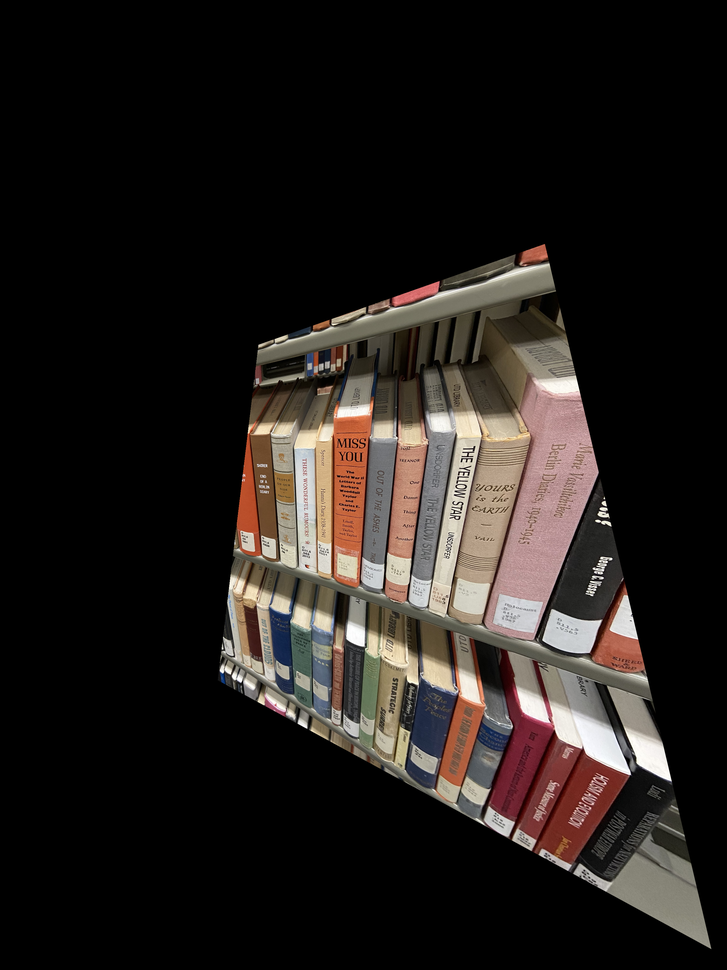
#> input picture Codes/Project3/cxl190012_outp.png, 727 x 970 px, shrunk from 2404 x 3205 before the run
$ python cxl190012_2.py cxl190012_outp.png 1.0
#> lines starting #> are read from the running program, lines starting #| are printed output that depends on the picture
# -*- coding: utf-8 -*-
import cv2
import numpy as np
import sys

def packagedWarpPerspective(f, u0, v0, a, b, c, w, h):
    m31 = 0 - a
    m32 = 0 - b
    m33 = f + a * (w / 2 + u0) + b * (h / 2 + v0)
    m11 = c - w / 2 * a
    m12 = 0 - w / 2 * b
    m13 = w / 2 * m33 - c * (w / 2 + u0)
    m21 = 0 - h / 2 * a
    m22 = c - h / 2 * b
    m23 = h / 2 * m33 - c * (h / 2 + v0)
    matrix = np.mat([[m11, m12, m13], [m21, m22, m23], [m31, m32, m33]])
    return cv2.warpPerspective(input, matrix, (int(round(w)), int(round(h))))

# read arguments
if(len(sys.argv) != 3) :
    print(sys.argv[0], ": takes 2 arguments. Not ", len(sys.argv)-1)
    print("Expecting arguments: python3 ", sys.argv[0], " image c.")
    print("Example:", sys.argv[0], " Missyou.png 2000")
    sys.exit()

image = sys.argv[1]# image
c = float(sys.argv[2])
a1 = -0.5# flip vertically
b1 = 0.0
a2 = 0.0# flip horizontallly
b2 = 0.5

# check the correctness of the input parameters
if (c - 0 < 0.0001):
    print("Plane cannot be placed behind the pinhole in real world.")

# read image
print("Processing...")
input = cv2.imread(image, cv2.IMREAD_COLOR)
#> input is the input picture: shape (970, 727, 3); mean B, G, R 27.7, 30.6, 35.6
if(input is None) :
    print(sys.argv[0], ": Failed to read image from: ", image)
    sys.exit()
#cv2.imshow("input image: " + image, input)

# warpPerspective
rows,cols,_ = input.shape
#> rows = 970; cols = 727
w = float(cols)
#> w = 727
h = float(rows)
#> h = 970
f = c# distance f
u0 = 0# principal point (u0, v0)
v0 = 0
output1 = packagedWarpPerspective(f, u0, v0, a1, b1, c, w, h)
#> in packagedWarpPerspective, `return cv2.warpPerspective(input, matrix, (int(round(w)), int(round(h)..`:
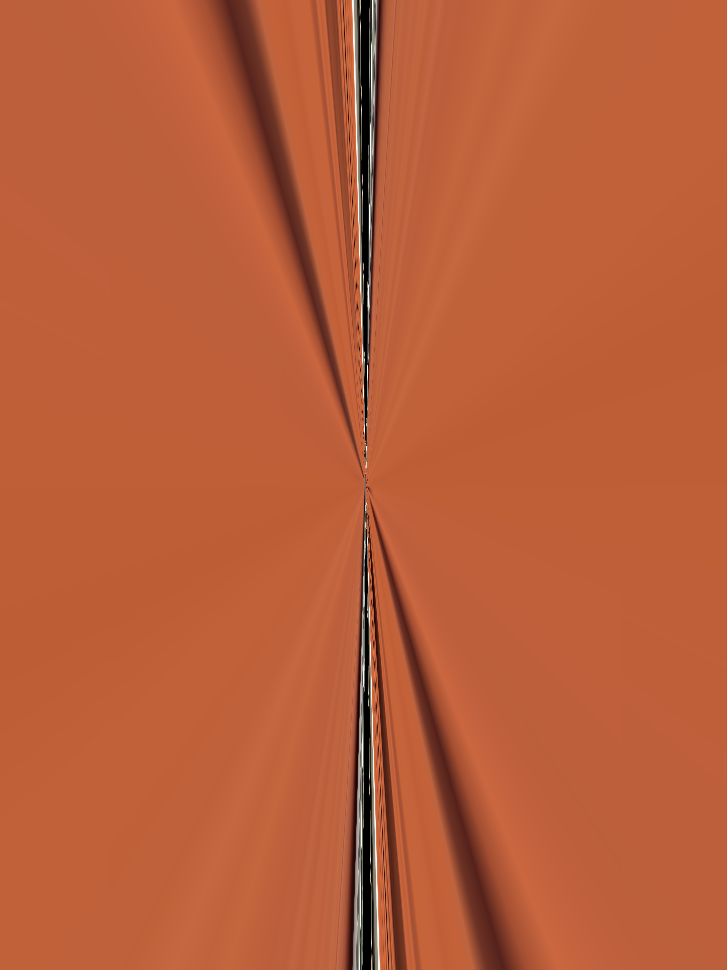
#> returned value: shape (970, 727, 3); mean of channels 0, 1, 2 57.5, 93.7, 185.1; drawn as B, G, R
output2 = packagedWarpPerspective(f, u0, v0, a2, b2, c, w, h)
#> call 2 of packagedWarpPerspective, with f = 1, u0 = 0, v0 = 0, a = 0, b = 0.5, c = 1, w = 727, h = 970
#> in packagedWarpPerspective (call 2), `return cv2.warpPerspective(input, matrix, (int(round(w)), int(round(h)..`:
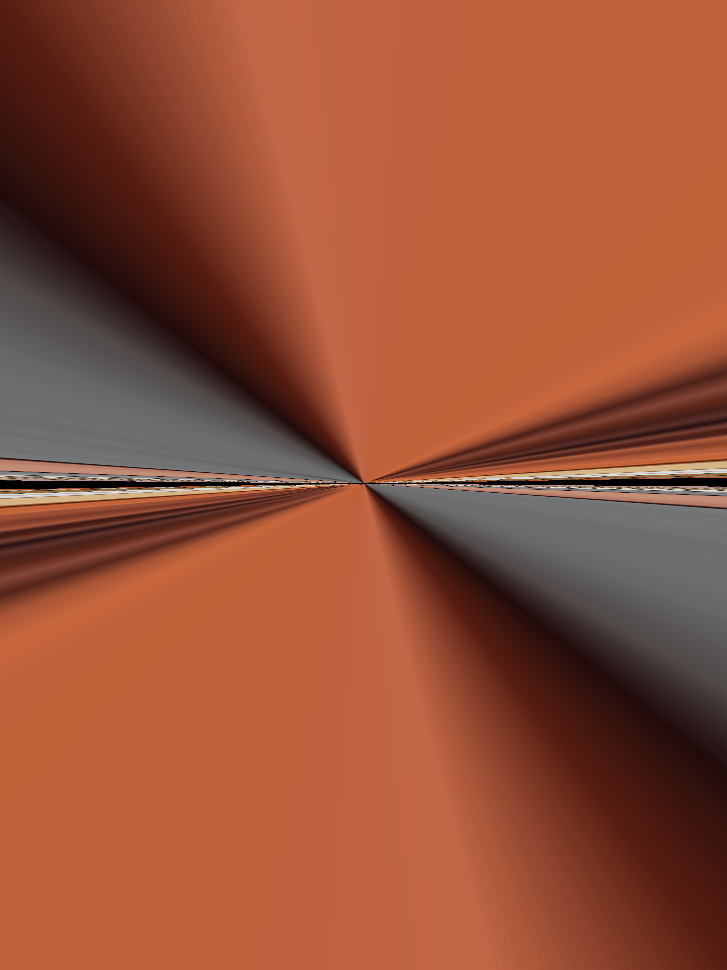
#> returned value: shape (970, 727, 3); mean of channels 0, 1, 2 55.7, 80.4, 150.1; drawn as B, G, R

# Show image
cv2.imshow((sys.argv[0]).replace(".py", " output1: "), output1)
cv2.imshow((sys.argv[0]).replace(".py", " output2: "), output2)
# Save image
cv2.imwrite("cxl190012_outp_2v.png", output1)
cv2.imwrite("cxl190012_outp_2h.png", output2)

# wait for key to exit
cv2.waitKey(0)
cv2.destroyAllWindows()
